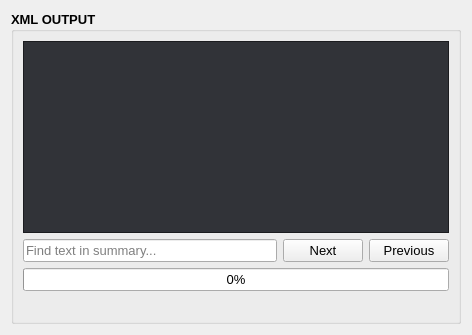
          <widget class="QWidget" name="layoutWidget">
           <layout class="QVBoxLayout" name="vert_layout_xml_output">
            <item>
             <widget class="QGroupBox" name="group_box_xml_output">
              <property name="sizePolicy">
               <sizepolicy hsizetype="Preferred" vsizetype="Expanding">
                <horstretch>0</horstretch>
                <verstretch>0</verstretch>
               </sizepolicy>
              </property>
              <property name="minimumSize">
               <size>
                <width>450</width>
                <height>0</height>
               </size>
              </property>
              <property name="font">
               <font>
                <family>Microsoft YaHei UI</family>
                <pointsize>10</pointsize>
                <italic>false</italic>
                <bold>true</bold>
                <underline>false</underline>
                <strikeout>false</strikeout>
               </font>
              </property>
              <property name="title">
               <string>XML OUTPUT</string>
              </property>
              <layout class="QVBoxLayout" name="verticalLayout_6">
               <item>
                <widget class="QTextEdit" name="text_edit_xml_output">
                 <property name="sizePolicy">
                  <sizepolicy hsizetype="Expanding" vsizetype="Expanding">
                   <horstretch>0</horstretch>
                   <verstretch>0</verstretch>
                  </sizepolicy>
                 </property>
                 <property name="minimumSize">
                  <size>
                   <width>0</width>
                   <height>0</height>
                  </size>
                 </property>
                 <property name="palette">
                  <palette>
                   <active>
                    <colorrole role="WindowText">
                     <brush brushstyle="SolidPattern">
                      <color alpha="255">
                       <red>255</red>
                       <green>255</green>
                       <blue>255</blue>
                      </color>
                     </brush>
                    </colorrole>
                    <colorrole role="Button">
                     <brush brushstyle="SolidPattern">
                      <color alpha="255">
                       <red>255</red>
                       <green>200</green>
                       <blue>87</blue>
                      </color>
                     </brush>
                    </colorrole>
                    <colorrole role="Dark">
                     <brush brushstyle="SolidPattern">
                      <color alpha="255">
                       <red>54</red>
                       <green>54</green>
                       <blue>54</blue>
                      </color>
                     </brush>
                    </colorrole>
                    <colorrole role="Text">
                     <brush brushstyle="SolidPattern">
                      <color alpha="255">
                       <red>255</red>
                       <green>255</green>
                       <blue>255</blue>
                      </color>
                     </brush>
                    </colorrole>
                    <colorrole role="BrightText">
                     <brush brushstyle="SolidPattern">
                      <color alpha="255">
                       <red>255</red>
                       <green>255</green>
                       <blue>127</blue>
                      </color>
                     </brush>
                    </colorrole>
                    <colorrole role="ButtonText">
                     <brush brushstyle="SolidPattern">
                      <color alpha="255">
                       <red>0</red>
                       <green>0</green>
                       <blue>0</blue>
                      </color>
                     </brush>
                    </colorrole>
                    <colorrole role="Base">
                     <brush brushstyle="SolidPattern">
                      <color alpha="255">
                       <red>49</red>
                       <green>51</green>
                       <blue>56</blue>
                      </color>
                     </brush>
                    </colorrole>
                    <colorrole role="Window">
                     <brush brushstyle="SolidPattern">
                      <color alpha="255">
                       <red>35</red>
                       <green>36</green>
                       <blue>40</blue>
                      </color>
                     </brush>
                    </colorrole>
                    <colorrole role="Highlight">
                     <brush brushstyle="SolidPattern">
                      <color alpha="255">
                       <red>211</red>
                       <green>162</green>
                       <blue>72</blue>
                      </color>
                     </brush>
                    </colorrole>
                    <colorrole role="HighlightedText">
                     <brush brushstyle="SolidPattern">
                      <color alpha="255">
                       <red>0</red>
                       <green>0</green>
                       <blue>0</blue>
                      </color>
                     </brush>
                    </colorrole>
                    <colorrole role="Accent">
                     <brush brushstyle="SolidPattern">
                      <color alpha="255">
                       <red>255</red>
                       <green>200</green>
                       <blue>87</blue>
                      </color>
                     </brush>
                    </colorrole>
                   </active>
                   <inactive>
                    <colorrole role="WindowText">
                     <brush brushstyle="SolidPattern">
                      <color alpha="255">
                       <red>255</red>
                       <green>255</green>
                       <blue>255</blue>
                      </color>
                     </brush>
                    </colorrole>
                    <colorrole role="Button">
                     <brush brushstyle="SolidPattern">
                      <color alpha="255">
                       <red>255</red>
                       <green>200</green>
                       <blue>87</blue>
                      </color>
                     </brush>
                    </colorrole>
                    <colorrole role="Dark">
                     <brush brushstyle="SolidPattern">
                      <color alpha="255">
                       <red>54</red>
                       <green>54</green>
                       <blue>54</blue>
                      </color>
                     </brush>
                    </colorrole>
                    <colorrole role="Text">
                     <brush brushstyle="SolidPattern">
                      <color alpha="255">
                       <red>255</red>
                       <green>255</green>
                       <blue>255</blue>
                      </color>
                     </brush>
                    </colorrole>
                    <colorrole role="BrightText">
                     <brush brushstyle="SolidPattern">
                      <color alpha="255">
                       <red>255</red>
                       <green>255</green>
                       <blue>127</blue>
                      </color>
                     </brush>
                    </colorrole>
                    <colorrole role="ButtonText">
                     <brush brushstyle="SolidPattern">
                      <color alpha="255">
                       <red>0</red>
                       <green>0</green>
                       <blue>0</blue>
                      </color>
                     </brush>
                    </colorrole>
                    <colorrole role="Base">
                     <brush brushstyle="SolidPattern">
                      <color alpha="255">
                       <red>49</red>
                       <green>51</green>
                       <blue>56</blue>
                      </color>
                     </brush>
                    </colorrole>
                    <colorrole role="Window">
                     <brush brushstyle="SolidPattern">
                      <color alpha="255">
                       <red>35</red>
                       <green>36</green>
                       <blue>40</blue>
                      </color>
                     </brush>
                    </colorrole>
                    <colorrole role="Highlight">
                     <brush brushstyle="SolidPattern">
                      <color alpha="255">
                       <red>211</red>
                       <green>162</green>
                       <blue>72</blue>
                      </color>
                     </brush>
                    </colorrole>
                    <colorrole role="HighlightedText">
                     <brush brushstyle="SolidPattern">
                      <color alpha="255">
                       <red>0</red>
                       <green>0</green>
                       <blue>0</blue>
                      </color>
                     </brush>
                    </colorrole>
                    <colorrole role="Accent">
                     <brush brushstyle="SolidPattern">
                      <color alpha="255">
                       <red>255</red>
                       <green>200</green>
                       <blue>87</blue>
                      </color>
                     </brush>
                    </colorrole>
                   </inactive>
                   <disabled>
                    <colorrole role="WindowText">
                     <brush brushstyle="SolidPattern">
                      <color alpha="255">
                       <red>54</red>
                       <green>54</green>
                       <blue>54</blue>
                      </color>
                     </brush>
                    </colorrole>
                    <colorrole role="Button">
                     <brush brushstyle="SolidPattern">
                      <color alpha="255">
                       <red>255</red>
                       <green>200</green>
                       <blue>87</blue>
                      </color>
                     </brush>
                    </colorrole>
                    <colorrole role="Dark">
                     <brush brushstyle="SolidPattern">
                      <color alpha="255">
                       <red>54</red>
                       <green>54</green>
                       <blue>54</blue>
                      </color>
                     </brush>
                    </colorrole>
                    <colorrole role="Text">
                     <brush brushstyle="SolidPattern">
                      <color alpha="255">
                       <red>54</red>
                       <green>54</green>
                       <blue>54</blue>
                      </color>
                     </brush>
                    </colorrole>
                    <colorrole role="BrightText">
                     <brush brushstyle="SolidPattern">
                      <color alpha="255">
                       <red>255</red>
                       <green>255</green>
                       <blue>127</blue>
                      </color>
                     </brush>
                    </colorrole>
                    <colorrole role="ButtonText">
                     <brush brushstyle="SolidPattern">
                      <color alpha="255">
                       <red>54</red>
                       <green>54</green>
                       <blue>54</blue>
                      </color>
                     </brush>
                    </colorrole>
                    <colorrole role="Base">
                     <brush brushstyle="SolidPattern">
                      <color alpha="255">
                       <red>35</red>
                       <green>36</green>
                       <blue>40</blue>
                      </color>
                     </brush>
                    </colorrole>
                    <colorrole role="Window">
                     <brush brushstyle="SolidPattern">
                      <color alpha="255">
                       <red>35</red>
                       <green>36</green>
                       <blue>40</blue>
                      </color>
                     </brush>
                    </colorrole>
                    <colorrole role="HighlightedText">
                     <brush brushstyle="SolidPattern">
                      <color alpha="255">
                       <red>0</red>
                       <green>0</green>
                       <blue>0</blue>
                      </color>
                     </brush>
                    </colorrole>
                    <colorrole role="Accent">
                     <brush brushstyle="SolidPattern">
                      <color alpha="255">
                       <red>255</red>
                       <green>200</green>
                       <blue>87</blue>
                      </color>
                     </brush>
                    </colorrole>
                   </disabled>
                  </palette>
                 </property>
                 <property name="font">
                  <font>
                   <family>Microsoft YaHei UI</family>
                   <pointsize>10</pointsize>
                   <italic>false</italic>
                   <bold>false</bold>
                   <underline>false</underline>
                   <strikeout>false</strikeout>
                  </font>
                 </property>
                 <property name="readOnly">
                  <bool>true</bool>
                 </property>
                </widget>
               </item>
               <item>
                <layout class="QHBoxLayout" name="hor_layout_find_functionality">
                 <item>
                  <widget class="QLineEdit" name="line_edit_xml_output_find_text">
                   <property name="font">
                    <font>
                     <family>Microsoft YaHei UI</family>
                     <pointsize>10</pointsize>
                     <italic>false</italic>
                     <bold>false</bold>
                     <underline>false</underline>
                     <strikeout>false</strikeout>
                    </font>
                   </property>
                   <property name="placeholderText">
                    <string>Find text in summary...</string>
                   </property>
                  </widget>
                 </item>
                 <item>
                  <widget class="QPushButton" name="button_find_next">
                   <property name="font">
                    <font>
                     <family>Microsoft YaHei UI</family>
                     <pointsize>10</pointsize>
                     <italic>false</italic>
                     <bold>false</bold>
                     <underline>false</underline>
                     <strikeout>false</strikeout>
                    </font>
                   </property>
                   <property name="toolTip">
                    <string>Search next term.</string>
                   </property>
                   <property name="text">
                    <string>Next</string>
                   </property>
                  </widget>
                 </item>
                 <item>
                  <widget class="QPushButton" name="button_find_previous">
                   <property name="font">
                    <font>
                     <family>Microsoft YaHei UI</family>
                     <pointsize>10</pointsize>
                     <italic>false</italic>
                     <bold>false</bold>
                     <underline>false</underline>
                     <strikeout>false</strikeout>
                    </font>
                   </property>
                   <property name="toolTip">
                    <string>Search previous term.</string>
                   </property>
                   <property name="text">
                    <string>Previous</string>
                   </property>
                  </widget>
                 </item>
                </layout>
               </item>
               <item>
                <widget class="QProgressBar" name="progressbar_main">
                 <property name="font">
                  <font>
                   <family>Microsoft YaHei UI</family>
                   <pointsize>10</pointsize>
                   <italic>false</italic>
                   <bold>false</bold>
                   <underline>false</underline>
                   <strikeout>false</strikeout>
                  </font>
                 </property>
                 <property name="value">
                  <number>0</number>
                 </property>
                 <property name="format">
                  <string>%p%</string>
                 </property>
                </widget>
               </item>
               <item>
                <widget class="QLabel" name="label_file_processing">
                 <property name="sizePolicy">
                  <sizepolicy hsizetype="Minimum" vsizetype="Preferred">
                   <horstretch>0</horstretch>
                   <verstretch>0</verstretch>
                  </sizepolicy>
                 </property>
                 <property name="font">
                  <font>
                   <family>Microsoft YaHei UI</family>
                   <pointsize>10</pointsize>
                   <italic>false</italic>
                   <bold>true</bold>
                   <underline>false</underline>
                   <strikeout>false</strikeout>
                  </font>
                 </property>
                 <property name="styleSheet">
                  <string notr="true">color: rgb(78, 132, 240);
font: bold;</string>
                 </property>
                 <property name="text">
                  <string/>
                 </property>
                </widget>
               </item>
              </layout>
             </widget>
            </item>
           </layout>
          </widget>
